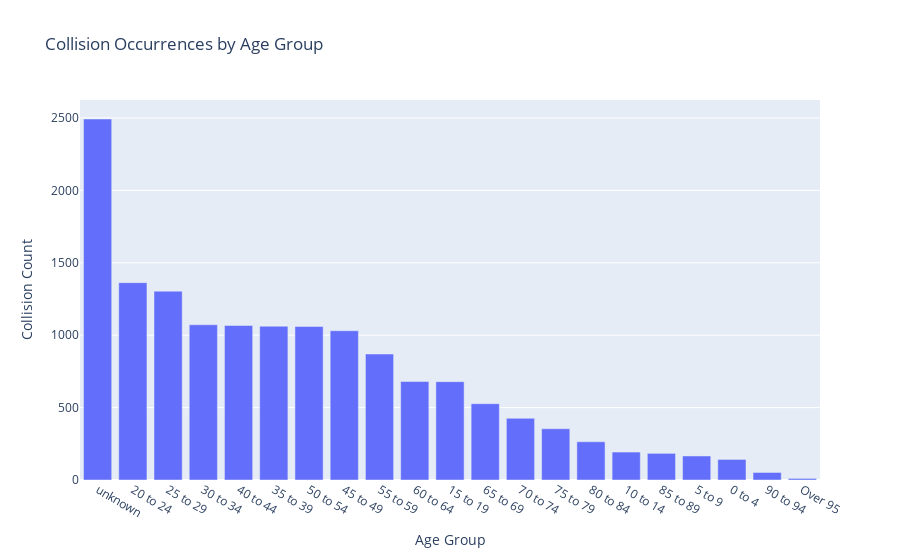

The notebook cell this image was saved under:
### Code cell
# Filter out rows with null age values and get unique age groups
valid_age_groups = df.dropna(subset=['INVAGE'])['INVAGE'].unique()

# Group by age group and count the occurrences of collisions
age_collision_counts = df['INVAGE'].value_counts().reset_index()
age_collision_counts.columns = ['Age Group', 'Collision Count']

# Filter only the rows with valid age groups
age_collision_counts = age_collision_counts[age_collision_counts['Age Group'].isin(valid_age_groups)]

# Create a bar plot using Plotly
fig = px.bar(age_collision_counts, x='Age Group', y='Collision Count',
             title='Collision Occurrences by Age Group',
             labels={'Collision Count': 'Collision Count', 'Age Group': 'Age Group'})

# Show the plot
fig.show()

### Figure 1 — Plotly figure (JSON) as saved in the notebook; plotly's stock layout.template omitted (floating-point values rounded to 4 significant figures)
{"data": [{"alignmentgroup": "True", "hovertemplate": "Age Group=%{x}<br>Collision Count=%{y}<extra></extra>", "legendgroup": "", "marker": {"color": "#636efa", "pattern": {"shape": ""}}, "name": "", "offsetgroup": "", "orientation": "v", "showlegend": false, "textposition": "auto", "type": "bar", "x": ["unknown", "20 to 24", "25 to 29", "30 to 34", "40 to 44", "35 to 39", "50 to 54", "45 to 49", "55 to 59", "60 to 64", "15 to 19", "65 to 69", "70 to 74", "75 to 79", "80 to 84", "10 to 14", "85 to 89", "5 to 9", "0 to 4", "90 to 94", "Over 95"], "xaxis": "x", "y": [2493, 1363, 1304, 1072, 1067, 1062, 1060, 1031, 870, 680, 679, 527, 426, 354, 264, 193, 184, 166, 142, 52, 11], "yaxis": "y"}], "layout": {"barmode": "relative", "legend": {"tracegroupgap": 0}, "title": {"text": "Collision Occurrences by Age Group"}, "xaxis": {"anchor": "y", "domain": [0, 1], "title": {"text": "Age Group"}}, "yaxis": {"anchor": "x", "domain": [0, 1], "title": {"text": "Collision Count"}}}}
